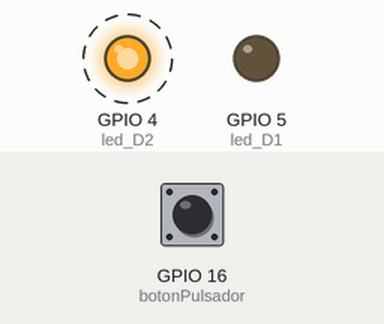
Simulated run of this program. Board: ESP8266 board running MicroPython. Shown: output pins drawn as LEDs (lit = HIGH). Dashed ring = blinking. Inputs (shaded band) come from the test bench; at power-on: GPIO 16 (botonPulsador) LOW.

Above: at 1.25 s.
1.3 s: GPIO 16 (botonPulsador) pulled HIGH for 0.5 s
At 1.65 s:
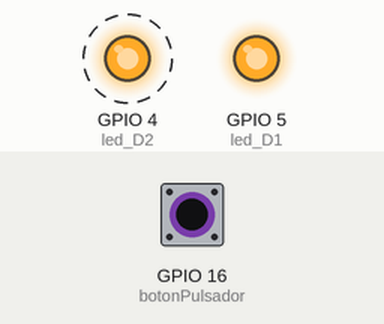
4.3 s: GPIO 16 (botonPulsador) pulled HIGH for 3.2 s
At 4.65 s:
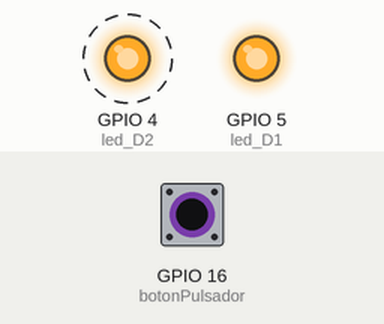
Timing chart, 0 to 15.0 s (numbered marks = the images above; inputs shaded):
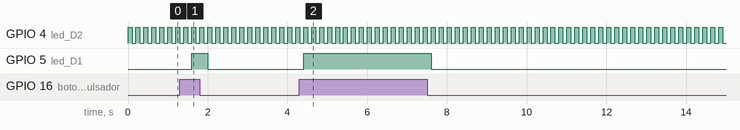

Measured:
- after the input at 1.3 s, GPIO 5 (led_D1): LOW → HIGH after 0.30 s, → LOW 0.40 s later
- after the input at 4.3 s, GPIO 5 (led_D1): LOW → HIGH after 0.10 s, → LOW 3.2 s later
- by itself, GPIO 4 (led_D2): alternates HIGH for 0.10 s and LOW for 0.10 s

The program:

06_BotonPulsadorLedConTestigo.py
```python
'''
Info Adicional-->
    https://www.esploradores.com/onebutton/
    https://controlautomaticoeducacion.com/micropython/gpio/
'''

from machine import Pin
import time


botonPulsador = Pin(16, Pin.IN)#D0

led_D1=Pin(5,Pin.OUT)#D1
led_D2=Pin(4,Pin.OUT)#D2


def delay(miliSegundos):

    time.sleep_ms(miliSegundos)


def ledTestigo():

     for i in range(2):

         led_D2.on()
         delay(100)
         led_D2.off()
         delay(100)


def logica():

    flagBotonPulsador=False


    if botonPulsador.value() == 1:

        flagBotonPulsador=True

        led_D1.on()


    if flagBotonPulsador == False:

        led_D1.off()


while True:

    ledTestigo()

    logica()
```
